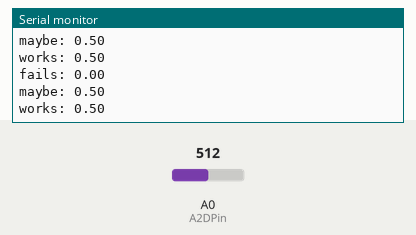
This sketch was run on a simulated Arduino Uno, built with avr-gcc and run on an emulated ATmega328P. Parts: the last lines printed to the serial monitor. The test bench sets the inputs (shaded band); at power-on: A0 (A2DPin) = 512.

Above: at 1.8 s.
1.9 s: A0 (A2DPin) set to 716
At 2.7 s:
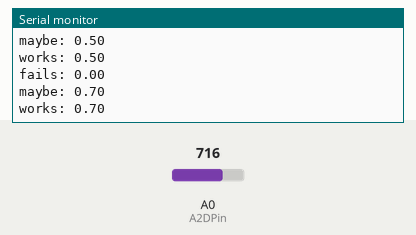
3.4 s: A0 (A2DPin) set to 900
At 4.4 s:
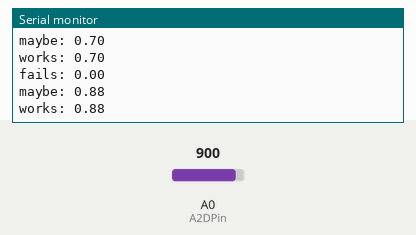
Timing chart, 0 to 6.4 s (numbered marks = the images above; inputs shaded):
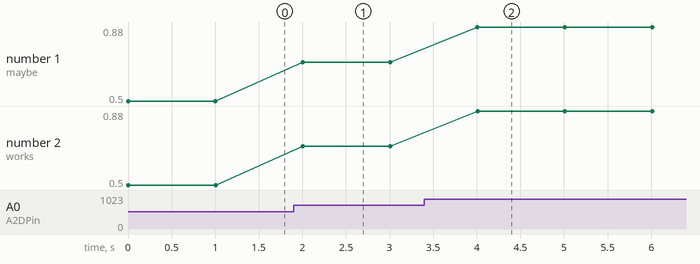

Measured:
- after the input at 1.9 s, the serial monitor: prints a new line after 0.10 s (image 1)
- after the input at 3.4 s, the serial monitor: prints a new line after 0.61 s (image 2)
- plotted number 1: 0.5 → 0.7 after the input at 1.9 s, 0.7 → 0.88 after the input at 3.4 s
- plotted number 2: 0.5 → 0.7 after the input at 1.9 s, 0.7 → 0.88 after the input at 3.4 s

The sketch:

analogRead_example.ino
```cpp
#define A2DPin A0
#define R1_fixed 10000.0
void setup()
{
  //setup the serial port for debug info...
  Serial.begin(115200);
  Serial.println("Analog read...");
}
void loop()
{
  //read the digital value 0-1023
  int digValue = analogRead(A2DPin);

  float failure = digValue / 1024;//THIS WILL NOT WORK!!!!
  //The compiler only sees int values to the right of =
  //So 0/1024 in int land = 0 always

  //instead, make the constant value a FLOAT
  //by adding decimal place after
  float maybe = digValue / 1024.0;

  //better yet, typecast it and make the int a float
  float works = (float)digValue;
  works = works / 1024.0;

  Serial.print("fails: ");
  Serial.println(failure);

  Serial.print("maybe: ");
  Serial.println(maybe);

  Serial.print("works: ");
  Serial.println(works);
  delay(1000);
}
```
